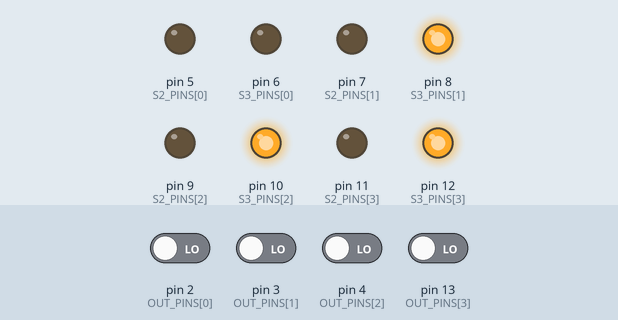
Recording of a sketch running on a simulated Arduino Uno, built with avr-gcc and run on an emulated ATmega328P. Parts: output pins drawn as LEDs (lit = HIGH). Inputs (shaded band) come from the test bench; at power-on: pin 2 (OUT_PINS[0]), pin 3 (OUT_PINS[1]), pin 4 (OUT_PINS[2]), pin 13 (OUT_PINS[3]) LOW. The audio player accepts every command and is not drawn.

Above: at 35.97 s.
At 36.39 s:
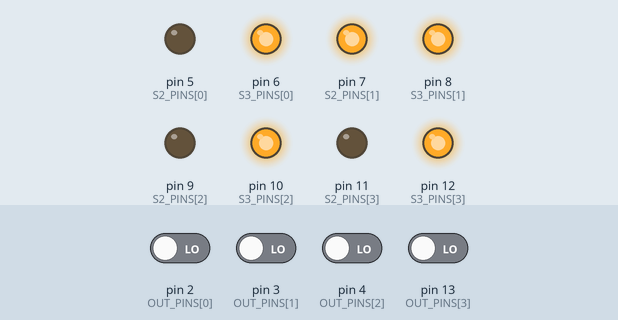
At 36.71 s:
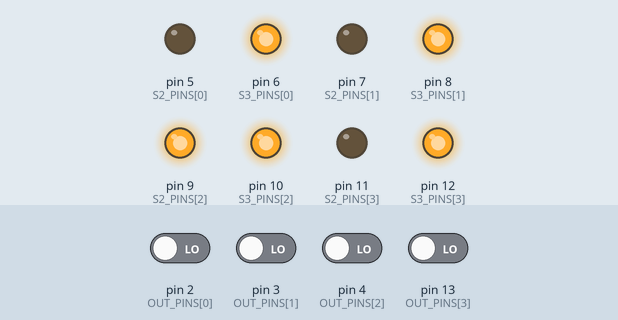
At 37.03 s:
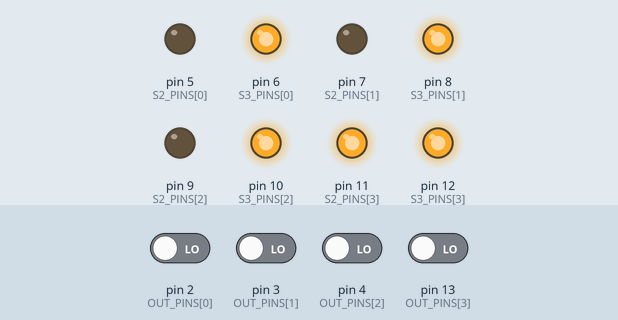
At 37.58 s:
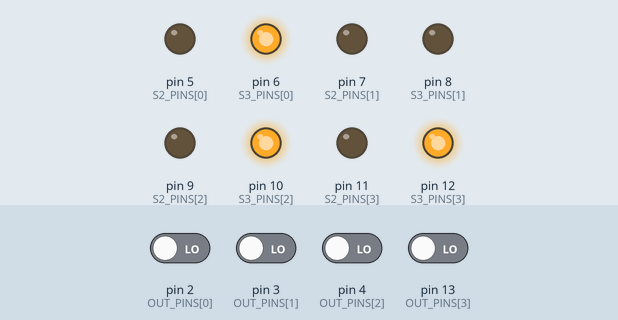
At 38.43 s:
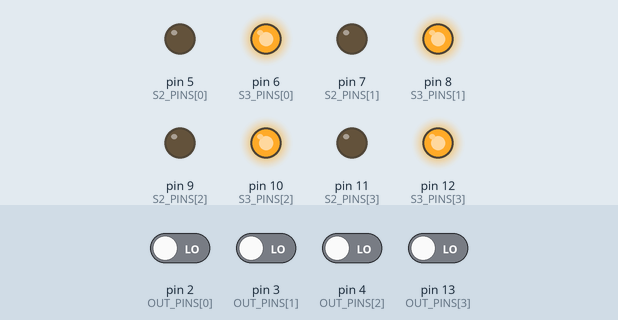
Timing chart, 0 to 38.9 s (numbered marks = the images above):
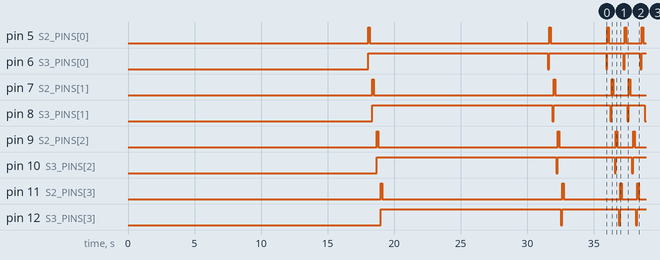

The sketch:

duet.ino
```cpp
#include <SoftwareSerial.h>
#include <DFRobotDFPlayerMini.h>

// ---- Sensor count ----
const int NUM_SENSORS = 4;

// ---- Color Definitions (MOVED TO TOP) ----
const int COL_PINK   = 0;
const int COL_BLUE   = 1;
const int COL_GREEN  = 2;
const int COL_YELLOW = 3;
const int COL_NONE   = -1;

// =====================================================
// CALIBRATION VALUES — fallback defaults.
// =====================================================
unsigned long redMin[NUM_SENSORS]   = {0, 0, 502, 754};
unsigned long greenMin[NUM_SENSORS] = {0, 0, 1297, 2131};
unsigned long blueMin[NUM_SENSORS]  = {0, 0, 2160, 1132};

unsigned long redMax[NUM_SENSORS]   = {0, 0, 558, 1443};
unsigned long greenMax[NUM_SENSORS] = {0, 0, 1076, 1264};
unsigned long blueMax[NUM_SENSORS]  = {0, 0, 2182, 1459};

// =====================================================
// CLASSIFICATION THRESHOLDS
// =====================================================
const float HIGH_FRACTION      = 0.75;
const float GAP_FRACTION       = 0.15;
const float NO_COLOUR_FRACTION = 0.30;

// ---- DFPlayer ----
SoftwareSerial mySerial(A0, A1);
DFRobotDFPlayerMini myDFPlayer;
const int busyPin   = A2;
const int DF_VOLUME = 25;

// ---- Pin Assignments ----
const int S2_PINS[NUM_SENSORS]  = {5, 7, 9, 11};
const int S3_PINS[NUM_SENSORS]  = {6, 8, 10, 12};
const int OUT_PINS[NUM_SENSORS] = {2, 3, 4, 13};

// ---- RGB Storage ----
int redVals[NUM_SENSORS]   = {0};
int greenVals[NUM_SENSORS] = {0};
int blueVals[NUM_SENSORS]  = {0};
int avgVals[NUM_SENSORS]   = {0};

// ---- Rolling Average Buffers ----
const int ROLLING_SIZE = 5;
int rollingRed[NUM_SENSORS][ROLLING_SIZE]   = {0};
int rollingGreen[NUM_SENSORS][ROLLING_SIZE] = {0};
int rollingBlue[NUM_SENSORS][ROLLING_SIZE]  = {0};
int rollingIdx[NUM_SENSORS]                 = {0};

// ---- Consecutive Confirmation ----
const int CONFIRM_COUNT = 3;
int confirmColour[NUM_SENSORS]; // Initialized in setup()
int confirmStreak[NUM_SENSORS] = {0};

// ---- Classification Threshold Storage ----
int highThresh[NUM_SENSORS]     = {0};
int gapThresh[NUM_SENSORS]      = {0};
int noColourThresh[NUM_SENSORS] = {0};

// ---- Track Lookup Table ----
const int trackTable[NUM_SENSORS][4] = {
  {18, 22, 26, 30},
  {19, 23, 27, 31},
  {20, 24, 28, 32},
  {21, 25, 29, 33},
};

// ---- Dynamic Lockout ----
bool inLockout[NUM_SENSORS] = {false};

// ---- Audio Queue ----
const int QUEUE_SIZE = 8;
int audioQueue[QUEUE_SIZE] = {0};
int queueHead = 0;
int queueTail = 0;

// ---- Pulse Timeout ----
const unsigned long PULSE_TIMEOUT = 5000;
const int SENSOR_SETTLE_US = 200;
const int CAL_SAMPLES  = 15;
const int LIVE_SAMPLES = 5;

// ---- Forward Declarations ----
void calibrateSensors();
void computeThresholds();
void readColour(int sensorIdx);
int classifyColour(int i);
void enqueueTrack(int track);
void serviceQueue();
unsigned long readPulseWidth(int sensorIdx, bool s2Val, bool s3Val);
unsigned long stableRead(int i, bool s2, bool s3, int samples);
unsigned long robustRead(int i, bool s2, bool s3, int samples);

void setup() {
  mySerial.begin(9600);
  pinMode(busyPin, INPUT);

  if (!myDFPlayer.begin(mySerial)) {
    while(true); // Halt if DFPlayer not found
  }

  myDFPlayer.volume(DF_VOLUME);

  // Properly initialize arrays
  for (int i = 0; i < NUM_SENSORS; i++) {
    pinMode(S2_PINS[i], OUTPUT);
    pinMode(S3_PINS[i], OUTPUT);
    pinMode(OUT_PINS[i], INPUT);
    confirmColour[i] = COL_NONE;
    confirmStreak[i] = 0;
    inLockout[i] = false;
  }

  calibrateSensors();
  computeThresholds();
}

void loop() {
  for (int i = 0; i < NUM_SENSORS; i++) {
    delayMicroseconds(SENSOR_SETTLE_US);
    readColour(i);
  }

  for (int i = 0; i < NUM_SENSORS; i++) {
    int colourIdx = classifyColour(i);

    if (inLockout[i]) {
      if (avgVals[i] < noColourThresh[i]) {
        inLockout[i] = false;
        confirmStreak[i]  = 0;
        confirmColour[i]  = COL_NONE;
      }
      continue;
    }

    if (colourIdx == COL_NONE) {
      confirmStreak[i] = 0;
      confirmColour[i] = COL_NONE;
      continue;
    }

    if (colourIdx == confirmColour[i]) {
      confirmStreak[i]++;
    } else {
      confirmColour[i] = colourIdx;
      confirmStreak[i] = 1;
    }

    if (confirmStreak[i] >= CONFIRM_COUNT) {
      enqueueTrack(trackTable[i][colourIdx]);
      inLockout[i]     = true;
      confirmStreak[i] = 0;
      confirmColour[i] = COL_NONE;
    }
  }

  serviceQueue();
  delay(10);
}

void calibrateSensors() {
  myDFPlayer.play(2); delay(750);
  myDFPlayer.play(2); delay(750);
  myDFPlayer.play(18); delay(5000);

  myDFPlayer.play(2); delay(750);
  myDFPlayer.play(2); delay(10000);

  myDFPlayer.play(2);
  for (int i = 0; i < NUM_SENSORS; i++) {
    redMin[i]   = robustRead(i, LOW,  LOW,  CAL_SAMPLES);
    greenMin[i] = robustRead(i, HIGH, HIGH, CAL_SAMPLES);
    blueMin[i]  = robustRead(i, LOW,  HIGH, CAL_SAMPLES);
  }
  delay(1500);

  myDFPlayer.play(5); delay(750);
  myDFPlayer.play(5); delay(10000);

  myDFPlayer.play(5);
  for (int i = 0; i < NUM_SENSORS; i++) {
    redMax[i]   = robustRead(i, LOW,  LOW,  CAL_SAMPLES);
    greenMax[i] = robustRead(i, HIGH, HIGH, CAL_SAMPLES);
    blueMax[i]  = robustRead(i, LOW,  HIGH, CAL_SAMPLES);
  }
  delay(1500);

  myDFPlayer.play(7); delay(750);
  myDFPlayer.play(8); delay(750);
  myDFPlayer.play(32);
}

void computeThresholds() {
  for (int i = 0; i < NUM_SENSORS; i++) {
    highThresh[i]     = (int)(255 * HIGH_FRACTION);
    gapThresh[i]      = (int)(255 * GAP_FRACTION);
    noColourThresh[i] = (int)(255 * NO_COLOUR_FRACTION);
  }
}

unsigned long readPulseWidth(int sensorIdx, bool s2Val, bool s3Val) {
  digitalWrite(S2_PINS[sensorIdx], s2Val);
  digitalWrite(S3_PINS[sensorIdx], s3Val);
  delayMicroseconds(50);
  return pulseIn(OUT_PINS[sensorIdx], LOW, PULSE_TIMEOUT);
}

unsigned long robustRead(int i, bool s2, bool s3, int samples) {
  unsigned long sum = 0;
  int validSamples = 0;
  for (int n = 0; n < samples; n++) {
    unsigned long val = readPulseWidth(i, s2, s3);
    if(val > 0) {
        sum += val;
        validSamples++;
    }
    delay(2);
  }
  return (validSamples > 0) ? (sum / validSamples) : 0;
}

void readColour(int sensorIdx) {
  int r = constrain(map(robustRead(sensorIdx, LOW,  LOW,  LIVE_SAMPLES), redMin[sensorIdx],   redMax[sensorIdx],   255, 0), 0, 255);
  int g = constrain(map(robustRead(sensorIdx, HIGH, HIGH, LIVE_SAMPLES), greenMin[sensorIdx], greenMax[sensorIdx], 255, 0), 0, 255);
  int b = constrain(map(robustRead(sensorIdx, LOW,  HIGH, LIVE_SAMPLES), blueMin[sensorIdx],  blueMax[sensorIdx],  255, 0), 0, 255);

  int idx = rollingIdx[sensorIdx];
  rollingRed[sensorIdx][idx]   = r;
  rollingGreen[sensorIdx][idx] = g;
  rollingBlue[sensorIdx][idx]  = b;
  rollingIdx[sensorIdx] = (idx + 1) % ROLLING_SIZE;

  long sumR = 0, sumG = 0, sumB = 0;
  for (int n = 0; n < ROLLING_SIZE; n++) {
    sumR += rollingRed[sensorIdx][n];
    sumG += rollingGreen[sensorIdx][n];
    sumB += rollingBlue[sensorIdx][n];
  }
  redVals[sensorIdx]   = sumR / ROLLING_SIZE;
  greenVals[sensorIdx] = sumG / ROLLING_SIZE;
  blueVals[sensorIdx]  = sumB / ROLLING_SIZE;
  avgVals[sensorIdx]   = (redVals[sensorIdx] + greenVals[sensorIdx] + blueVals[sensorIdx]) / 3;
}

int classifyColour(int i) {
  int r = redVals[i], g = greenVals[i], b = blueVals[i];
  if (avgVals[i] < noColourThresh[i]) return COL_NONE;
  if (b > r && b > g && (b - r) > gapThresh[i]) return COL_BLUE;
  if (g > r && g > b && r < highThresh[i])      return COL_GREEN;
  if (r > highThresh[i] && g > highThresh[i] && b < r) return COL_YELLOW;
  if (r > g && r > b)                           return COL_PINK;
  return COL_NONE;
}

void enqueueTrack(int track) {
  int nextTail = (queueTail + 1) % QUEUE_SIZE;
  if (nextTail == queueHead) return;
  audioQueue[queueTail] = track;
  queueTail = nextTail;
}

void serviceQueue() {
  if (queueHead == queueTail) return;
  if (digitalRead(busyPin) == LOW) return;
  myDFPlayer.play(audioQueue[queueHead]);
  queueHead = (queueHead + 1) % QUEUE_SIZE;
}
```

Measured:
- by itself, pin 5 (S2_PINS[0]): goes LOW 13.5 s, HIGH 0.11 s, LOW 4.3 s, 3 × (HIGH 0.11 s, LOW 1.2 s), HIGH 0.11 s, then LOW
- by itself, pin 6 (S3_PINS[0]): goes LOW 0.11 s, HIGH 4.3 s, 3 × (LOW 0.11 s, HIGH 1.2 s), LOW 0.11 s, then HIGH
- by itself, pin 7 (S2_PINS[1]): HIGH → LOW at 18.5 s, → HIGH 13.5 s later, → LOW 0.11 s later, → HIGH 4.3 s later, … (9 changes in this stretch)
- by itself, pin 8 (S3_PINS[1]): HIGH → LOW at 31.9 s, → HIGH 0.11 s later, → LOW 4.3 s later, → HIGH 0.11 s later, … (8 changes in this stretch)
- by itself, pin 9 (S2_PINS[2]): HIGH → LOW at 18.8 s, → HIGH 13.5 s later, → LOW 0.11 s later, → HIGH 4.3 s later, … (9 changes in this stretch)
- by itself, pin 10 (S3_PINS[2]): HIGH → LOW at 32.2 s, → HIGH 0.11 s later, → LOW 4.3 s later, → HIGH 0.11 s later, … (8 changes in this stretch)
- by itself, pin 11 (S2_PINS[3]): HIGH → LOW at 19.1 s, → HIGH 13.5 s later, → LOW 0.11 s later, → HIGH 4.3 s later, … (9 changes in this stretch)
- by itself, pin 12 (S3_PINS[3]): HIGH → LOW at 32.5 s, → HIGH 0.11 s later, → LOW 4.3 s later, → HIGH 0.11 s later, … (8 changes in this stretch)
